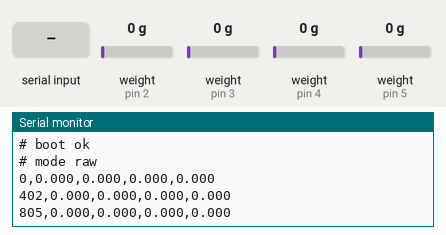
Recording of a sketch running on a simulated Arduino Uno, built with avr-gcc and run on an emulated ATmega328P. Parts: the last lines printed to the serial monitor. The test bench sets the inputs (shaded band); at power-on: weight on the scale (sensors on pin 2, pin 3, pin 4, pin 5) 0 g.

Above: at 1.3 s.
1.4 s: "t90\n" received over Serial
At 2.27 s:
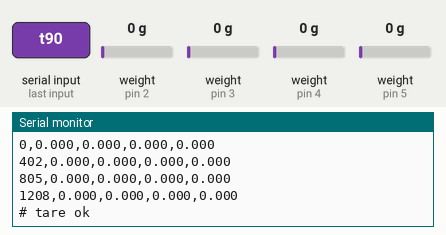
3.5 s: "c90\n" received over Serial
At 3.88 s:
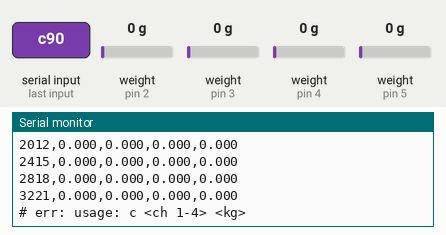
5.1 s: "p90\n" received over Serial
At 6.0 s:
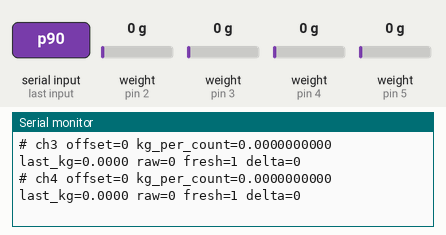
6.7 s: "m90\n" received over Serial
At 7.11 s:
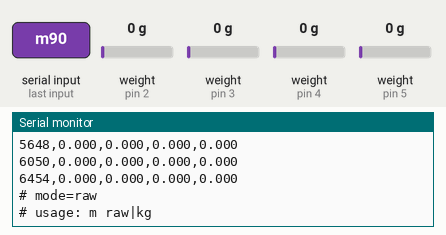
8.3 s: weight on the scale (sensor on pin 2) set to 100 g
At 8.32 s:
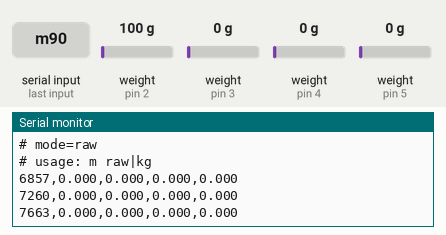
9.8 s: weight on the scale (sensor on pin 3) set to 100 g
At 9.93 s:
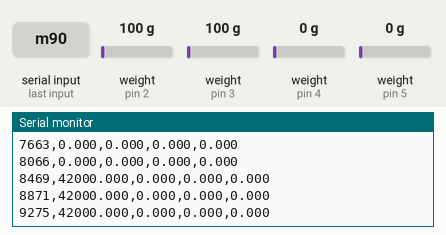

Measured:
- after the input at 1.4 s, the serial monitor: prints a new line after 0.61 s (image 1)
- after the input at 3.5 s, the serial monitor: prints a new line after 0.13 s (image 2)
- after the input at 5.1 s, the serial monitor: prints a new line after 0.14 s (image 3)
- after the input at 6.7 s, the serial monitor: prints a new line after 0.16 s (image 4)

The sketch:

firmware.ino
```cpp
/*
 * 4-Channel Finger Load Cell Firmware
 * Arduino UNO + 4× HX711
 *
 * Pin mapping:
 *   CH1 (Index)  — DOUT 2, SCK 6
 *   CH2 (Middle) — DOUT 3, SCK 7
 *   CH3 (Ring)   — DOUT 4, SCK 8
 *   CH4 (Pinky)  — DOUT 5, SCK 9
 *
 * Serial protocol (115200 baud):
 *   Output: ms,kg1,kg2,kg3,kg4\n  (~50 Hz)
 *   Commands:
 *     t            — tare all channels
 *     c <ch> <kg>  — calibrate channel (1-4) with known mass
 *     p            — print calibration info
 */

#include <HX711.h>
#include <EEPROM.h>

#define NUM_CH 4
#define BAUD 115200
#define LOOP_MS 20        // ~50 Hz
#define EEPROM_VER 0xA1
#define EEPROM_ADDR 0     // version(1) + 4 floats(16) = 17 bytes

// Pin assignments: {DOUT, SCK}
static const uint8_t PINS[NUM_CH][2] = {
  {2, 6}, {3, 7}, {4, 8}, {5, 9}
};

HX711 scale[NUM_CH];

long   offset_counts[NUM_CH];  // runtime tare offsets
float  kg_per_count[NUM_CH];   // persistent calibration factors
float  last_kg[NUM_CH];        // fallback values
long   last_raw_counts[NUM_CH];
long   last_delta_counts[NUM_CH];
bool   has_raw_sample[NUM_CH];

static const float DEFAULT_KG_PER_COUNT = 0.0f;
static bool output_raw_mode = true; // true=raw counts, false=kg

// ── Sampling helpers ────────────────────────────────────────────

bool readChannelRawWithTimeout(int idx, long &raw_out, unsigned long timeout_ms) {
  unsigned long t0 = millis();
  while ((millis() - t0) < timeout_ms) {
    if (scale[idx].is_ready()) {
      raw_out = scale[idx].read();
      last_raw_counts[idx] = raw_out;
      last_delta_counts[idx] = raw_out - offset_counts[idx];
      has_raw_sample[idx] = true;
      return true;
    }
    delay(1);
  }
  return false;
}

// ── EEPROM helpers ──────────────────────────────────────────────

void loadCalibration() {
  if (EEPROM.read(EEPROM_ADDR) != EEPROM_VER) {
    for (int i = 0; i < NUM_CH; i++) kg_per_count[i] = DEFAULT_KG_PER_COUNT;
    return;
  }
  for (int i = 0; i < NUM_CH; i++) {
    EEPROM.get(EEPROM_ADDR + 1 + i * sizeof(float), kg_per_count[i]);
    // sanity: reject NaN / inf / zero
    if (isnan(kg_per_count[i]) || isinf(kg_per_count[i])) {
      kg_per_count[i] = DEFAULT_KG_PER_COUNT;
    }
  }
}

void saveCalibration() {
  EEPROM.update(EEPROM_ADDR, EEPROM_VER);
  for (int i = 0; i < NUM_CH; i++) {
    EEPROM.put(EEPROM_ADDR + 1 + i * sizeof(float), kg_per_count[i]);
  }
}

// ── Command handling ────────────────────────────────────────────

void handleSerial() {
  if (!Serial.available()) return;

  String line = Serial.readStringUntil('\n');
  line.trim();
  if (line.length() == 0) return;

  char cmd = line.charAt(0);

  if (cmd == 't') {
    // Tare: capture current raw as offset for all channels
    for (int i = 0; i < NUM_CH; i++) {
      long raw = 0;
      if (readChannelRawWithTimeout(i, raw, 120)) {
        offset_counts[i] = raw;
      } else if (has_raw_sample[i]) {
        offset_counts[i] = last_raw_counts[i];
        Serial.print("# warn: ch");
        Serial.print(i + 1);
        Serial.println(" not ready, used last sample for tare");
      } else {
        Serial.print("# warn: ch");
        Serial.print(i + 1);
        Serial.println(" not ready, tare unchanged");
      }
    }
    Serial.println("# tare ok");

  } else if (cmd == 'c') {
    // Calibrate: c <ch 1-4> <known_kg>
    String args = line.substring(1);
    args.trim();
    int split = args.indexOf(' ');
    if (split < 0) {
      Serial.println("# err: usage: c <ch 1-4> <kg>");
      return;
    }

    String ch_str = args.substring(0, split);
    String kg_str = args.substring(split + 1);
    ch_str.trim();
    kg_str.trim();
    kg_str.replace(',', '.');  // tolerate locale decimal comma

    int ch = ch_str.toInt();
    float known_kg = kg_str.toFloat();

    if (ch < 1 || ch > 4) {
      Serial.println("# err: ch must be 1-4");
      return;
    }
    int idx = ch - 1;
    long raw = 0;
    if (!readChannelRawWithTimeout(idx, raw, 250)) {
      if (has_raw_sample[idx]) {
        raw = last_raw_counts[idx];
        Serial.println("# warn: channel not ready, using last sample");
      } else {
        Serial.println("# err: channel not ready");
        return;
      }
    }
    long delta = raw - offset_counts[idx];
    if (abs(delta) < 100) {
      Serial.println("# err: delta too small, add load first");
      return;
    }
    if (known_kg == 0.0f) {
      Serial.println("# err: known_kg must be nonzero");
      return;
    }
    kg_per_count[idx] = known_kg / (float)delta;
    saveCalibration();
    Serial.print("# cal ch");
    Serial.print(ch);
    Serial.print(" factor=");
    Serial.println(kg_per_count[idx], 10);

  } else if (cmd == 'p') {
    // Print calibration debug info including live raw count
    Serial.print("# mode=");
    Serial.println(output_raw_mode ? "raw" : "kg");
    for (int i = 0; i < NUM_CH; i++) {
      Serial.print("# ch");
      Serial.print(i + 1);
      Serial.print(" offset=");
      Serial.print(offset_counts[i]);
      Serial.print(" kg_per_count=");
      Serial.print(kg_per_count[i], 10);
      Serial.print(" last_kg=");
      Serial.print(last_kg[i], 4);
      if (scale[i].is_ready()) {
        long raw = scale[i].read();
        last_raw_counts[i] = raw;
        last_delta_counts[i] = raw - offset_counts[i];
        has_raw_sample[i] = true;
        Serial.print(" raw=");
        Serial.print(raw);
        Serial.print(" fresh=1");
      } else if (has_raw_sample[i]) {
        Serial.print(" raw=");
        Serial.print(last_raw_counts[i]);
        Serial.print(" fresh=0");
      } else {
        Serial.print(" raw=NO_SAMPLE");
      }
      Serial.print(" delta=");
      Serial.print(last_delta_counts[i]);
      Serial.println();
    }

  } else if (cmd == 'm') {
    // Mode control: m raw | m kg
    if (line.endsWith("raw")) {
      output_raw_mode = true;
      Serial.println("# mode raw");
    } else if (line.endsWith("kg")) {
      output_raw_mode = false;
      Serial.println("# mode kg");
    } else {
      Serial.print("# mode=");
      Serial.println(output_raw_mode ? "raw" : "kg");
      Serial.println("# usage: m raw|kg");
    }
  }
}

// ── Setup & Loop ────────────────────────────────────────────────

void setup() {
  Serial.begin(BAUD);

  for (int i = 0; i < NUM_CH; i++) {
    scale[i].begin(PINS[i][0], PINS[i][1]);
    offset_counts[i] = 0;
    last_kg[i] = 0.0f;
    last_raw_counts[i] = 0;
    last_delta_counts[i] = 0;
    has_raw_sample[i] = false;
  }

  loadCalibration();
  Serial.println("# boot ok");
  Serial.println("# mode raw");
}

void loop() {
  unsigned long t0 = millis();

  // Read all channels
  for (int i = 0; i < NUM_CH; i++) {
    if (scale[i].is_ready()) {
      long raw = scale[i].read();
      last_raw_counts[i] = raw;
      has_raw_sample[i] = true;
    }

    if (has_raw_sample[i]) {
      long delta = last_raw_counts[i] - offset_counts[i];
      last_delta_counts[i] = delta;
      if (output_raw_mode) {
        last_kg[i] = (float)delta;
      } else {
        last_kg[i] = (float)delta * kg_per_count[i];
      }
    }
    // else: keep last_kg[i] as fallback
  }

  // Stream CSV line
  Serial.print(t0);
  for (int i = 0; i < NUM_CH; i++) {
    Serial.print(',');
    Serial.print(last_kg[i], 3);
  }
  Serial.println();

  handleSerial();

  // Pace to ~50 Hz
  unsigned long elapsed = millis() - t0;
  if (elapsed < LOOP_MS) {
    delay(LOOP_MS - elapsed);
  }
}
```
